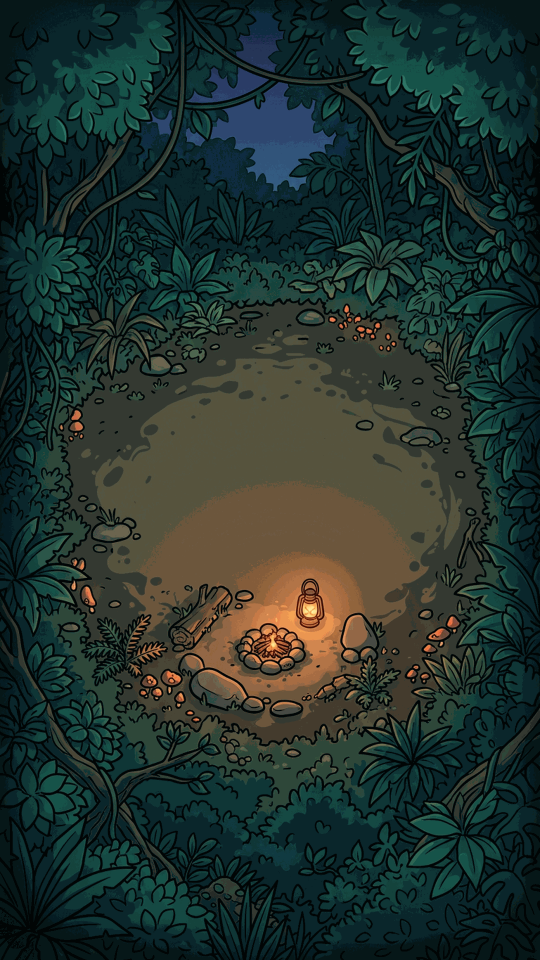
#> input picture web/assets/Bg_Lobby.png, 1080 x 1920 px (shown at 1/2 size)
$ python -i hideseek_art_postprocess.py   (imports and definitions only)
#> lines starting #> are read from the running program, lines starting #| are printed output that depends on the picture
#!/usr/bin/env python3
"""
hideseek_art_postprocess.py  -  pipeline aset AI -> sprite Unity siap pakai.

Dipakai ulang kapan saja: generate gambar baru (latar magenta polos #FF00FF),
letakkan di ArtRaw/, jalankan script ini -> hasil masuk ke Assets/Art/HideSeek/.

Yang dilakukan:
  1. Sprite sheet "objek terpisah di latar magenta": tiap objek dipisah pakai
     pelabelan komponen terhubung (bukan grid tetap, jadi aman walau model
     membuat 2x2 / 3x2 / 2x3).
  2. Kromakan latar -> alpha (keying) + despill supaya tidak ada fringe pink.
  3. Auto-crop, isi ke kanvas persegi dengan padding, resize ke ukuran target.
  4. Lembar tile (tekstur penuh, tanpa latar) dipotong 2x2 + inset.
  5. Menulis Assets/Art/HideSeek/manifest.txt (ukuran + warna rata-rata tiap aset)
     -> berguna untuk tuning skill Kamuflase.

Kebutuhan: Python 3 + Pillow  (pip install pillow)
"""
import os
import sys

from PIL import Image

PROBE = "--probe" in sys.argv

ROOT = os.path.dirname(os.path.dirname(os.path.abspath(__file__)))
RAW = os.path.join(ROOT, "ArtRaw")
OUT = os.path.join(ROOT, "Assets", "Art", "HideSeek")

# ------------------------------------------------------------------ konfigurasi
# key: (file_mentah, mode, daftar_nama_output_urut_baca, ukuran_output_px)
PROPS_PICK = [0, 1, 3, 4]   # meja, kursi, pot bunga, peti (2 objek kembar dibuang)

# (mode, [nama_output_urut_baca], ukuran_px, pick=None)
#   pick : daftar indeks objek hasil deteksi yang dipakai (lihat --probe).
#          None = ambil len(nama) objek pertama.
SHEETS = {
    "char_hider.png":  ("objects", ["Chameleon_Hider"], 192, None),
    "char_seeker.png": ("objects", ["Chameleon_Seeker"], 192, [0]),
    "props_2x2.png":   ("objects", ["Prop_Table", "Prop_Chair", "Prop_FlowerPot", "Prop_Crate"], 128, PROPS_PICK),
    "decor_2x2.png":   ("objects", ["Hedge_Wall", "Bush", "Rocks", "Mushrooms"], 128,
                        [0, 1, 2, (3, 4, 5)]),   # jamur = 3 komponen digabung jadi satu sprite
    "icons_2x2.png":   ("objects", ["Icon_Camouflage", "Icon_PropSwap", "Icon_Radar", "Icon_SonicBlast"], 112,
                        [0, 1, (2, 3), (4, 5)]),  # parabola+sinyal & megafon+gelombang digabung
    "icon_revive.png": ("objects", ["Icon_Revive"], 112, None),
}
# folder tujuan per nama aset (prefix cocok sebagian)
DEST = [
    (("Chameleon_",), "Characters"),
    (("Prop_",), "Props"),
    (("Hedge_", "Bush", "Rocks", "Mushrooms"), "Decor"),
    (("Icon_",), "Icons"),
]
TILES_SHEET = ("tiles_2x2.png", ["Tile_Grass", "Tile_Sand", "Tile_Stone", "Tile_Wood"], 128)
FLAT_IMAGES = [  # (file, nama, ukuran_lebar, ukuran_tinggi, keep_aspect_cover)
    ("bg_lobby.png",  "Background/Bg_Lobby", 1080, 1920, True),
    ("app_icon.png",  "Icons/AppIcon",       512,  512,  False),
]


# ------------------------------------------------------------------- util gambar
def is_bg(r, g, b):
    """Latar magenta / pink polos."""
    return r > 135 and b > 135 and g < r * 0.72 and g < b * 0.72


# [71 lines left out: function key_magenta, not called in this run]


def label_components(alpha_small):
    """Union-find 4-neighbour pada mask (0=latar). Mengembalikan list box (x0,y0,x1,y1) skala kecil."""
    w, h = alpha_small.size
    a = alpha_small.load()
    parent = list(range(w * h))

    # [10 lines left out: functions find, union, not called in this run]

    for y in range(h):
        base = y * w
        for x in range(w):
            i = base + x
            if a[x, y][3] < 40:
                continue
            if x > 0 and a[x - 1, y][3] >= 40:
                union(i, i - 1)
            if y > 0 and a[x, y - 1][3] >= 40:
                union(i, i - w)

    boxes = {}
    for y in range(h):
        base = y * w
        for x in range(w):
            i = base + x
            if a[x, y][3] < 40:
                continue
            r = find(i)
            b0 = boxes.get(r)
            if b0 is None:
                boxes[r] = [x, y, x + 1, y + 1]
            else:
                b0[0] = min(b0[0], x)
                b0[1] = min(b0[1], y)
                b0[2] = max(b0[2], x + 1)
                b0[3] = max(b0[3], y + 1)
    return [tuple(v) for v in boxes.values()]


# [7 lines left out: function merge_parts, not called in this run]


def split_objects(im, min_area_frac=0.004):
    """Pisahkan objek pada lembar: return list Image RGBA per objek (urutan baca)."""
    w, h = im.size
    small = im.resize((max(1, w // 4), max(1, h // 4)))
    boxes = label_components(small)
    scale = 4
    full = []
    for (x0, y0, x1, y1) in boxes:
        bw, bh = (x1 - x0) * scale, (y1 - y0) * scale
        if bw * bh < w * h * min_area_frac:      # buang serpihan/noise
            continue
        pad = int(max(bw, bh) * 0.06) + 4
        cx0, cy0 = max(0, x0 * scale - pad), max(0, y0 * scale - pad)
        cx1, cy1 = min(w, x1 * scale + pad), min(h, y1 * scale + pad)
        full.append(((cx0 + cx1) // 2, cy0, im.crop((cx0, cy0, cx1, cy1)), (cx0, cy0, cx1, cy1)))
    # urutan baca: per baris (band 12% tinggi), lalu kiri -> kanan
    if not full:
        return []
    ys = sorted(c[1] for c in full)
    band = max(24, (ys[-1] - ys[0]) * 0.35)
    rows = []
    for cx, cy, img, box in sorted(full, key=lambda t: t[1]):
        if rows and abs(cy - rows[-1][0][1]) <= band:
            rows[-1].append((cx, cy, img, box))
        else:
            rows.append([(cx, cy, img, box)])
    out = []
    for row in rows:
        for t in sorted(row, key=lambda t: t[0]):
            img = t[2]
            img.crop_box = t[3]          # disimpan untuk merge_parts
            out.append(img)

    # buang duplikat (model sering menggambar ulang objek yang sama di sheet)
    uniq, seen = [], set()
    for img in out:
        sig = img.resize((16, 16)).convert("RGBA").tobytes()
        # tanda tangan: alpha + luminance kasar -> tahan perubahan kecil, Beda objek pasti beda
        lum = bytes(sum(sig[i * 4:i * 4 + 3]) // 3 for i in range(256))
        key = hash(lum)
        if key in seen:
            continue
        seen.add(key)
        uniq.append(img)
    if len(uniq) != len(out):
        print("   (dedupe: %d objek kembar dibuang)" % (len(out) - len(uniq)))
    return uniq


# [141 lines left out: functions square_pad, avg_color, save, dest_for, main, not called in this run]


# [2 lines not run here, left out]

>>> from PIL import Image
>>> picture = Image.open('../web/assets/Bg_Lobby.png')
#> picture is the input picture: PIL image 1080x1920 P; mean R, G, B, A 34.8, 50.6, 45.4, 254.8
>>> result = split_objects(picture)
#> in split_objects, `small = im.resize((max(1, w // 4), max(1, h // 4)))`:
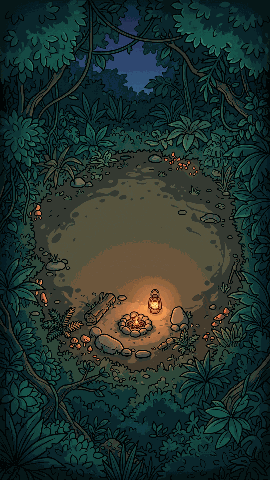
#> small: PIL image 270x480 P; mean R, G, B, A 34.7, 50.6, 45.4, 254.8; transparent parts drawn white
#> (the run stopped early here; a loop or call above may not have finished)

$ run again, on web/assets/Bush.png
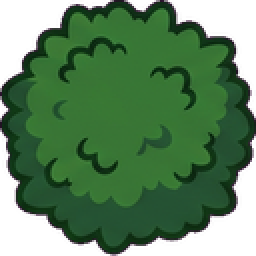
#> input picture web/assets/Bush.png, 128 x 128 px (shown 2 times larger)
#> picture is the input picture: PIL image 128x128 RGBA; mean R, G, B, A 35, 71.8, 36.4, 192.6
#> in split_objects, `small = im.resize((max(1, w // 4), max(1, h // 4)))`:
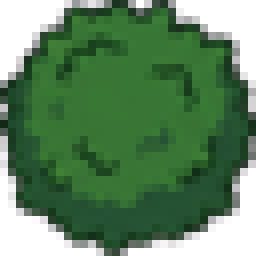
#> small: PIL image 32x32 RGBA (shown 8 times larger); mean R, G, B, A 36.3, 73.2, 37.8, 192.9; transparent parts drawn white
#> the loop in split_objects, `for (x0, y0, x1, y1) in boxes:` made 1 pass
#> (x0, y0, x1, y1) on pass 1: (0, 0, 32, 32)
#> the loop in split_objects, `for cx, cy, img, box in sorted(full, key=lambda t: t[1]):` made 1 pass
#> (cx, cy, box) on pass 1: (64, 0, (0, 0, 128, 128))
#> the loop in split_objects, `for row in rows:` made 1 pass
#> the loop in split_objects, `for img in out:` made 1 pass
